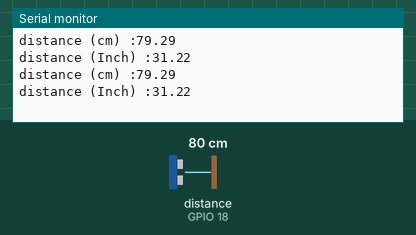
A sketch run on a simulated ESP32. Parts: the last lines printed to the serial monitor. Wiring (inferred from the names in the program): ultrasonic range finder: trigger GPIO 5; echo GPIO 18. The inputs (shaded band) are chosen by the test bench; at power-on: distance to the obstacle (sensor on GPIO 18) 80 cm. The echo pulse lasts 58.3 µs per cm.

Above: at 1.8 s.
1.9 s: distance to the obstacle (sensor on GPIO 18) set to 2 cm
At 2.8 s:
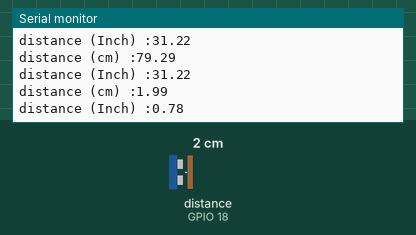
3.4 s: distance to the obstacle (sensor on GPIO 18) set to 4 cm
At 4.4 s:
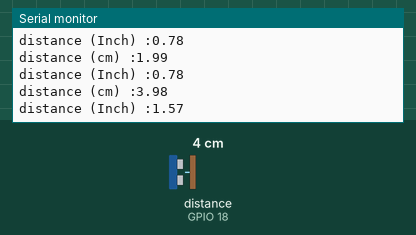
Timing chart, 0 to 6.4 s (numbered marks = the images above; inputs shaded):
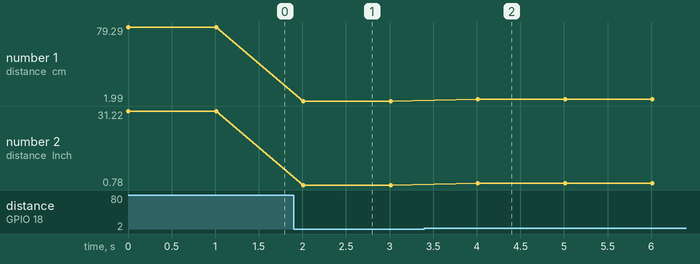

Measured:
- after the input at 1.9 s, the serial monitor: prints a new line after 0.11 s (image 1)
- after the input at 3.4 s, the serial monitor: prints a new line after 0.61 s (image 2)
- plotted number 1: 79.29 → 1.99 after the input at 1.9 s, 1.99 → 3.98 after the input at 3.4 s
- plotted number 2: 31.22 → 0.78 after the input at 1.9 s, 0.78 → 1.57 after the input at 3.4 s

The sketch:

HCSR_ESP32.ino
```cpp
#define triggerPin  5
#define echoPin     18
#define SOUND_SPEED 0.034
#define CM_TO_INCH 0.393701

long duration;
float distanceCm;
float distanceInch;

void setup() {
  // put your setup code here, to run once:
  Serial.begin (115200);
  pinMode(triggerPin, OUTPUT);
  pinMode(echoPin, INPUT);
}

void loop() {
  // put your main code here, to run repeatedly:

  digitalWrite(triggerPin, LOW);
  delayMicroseconds(2);
  digitalWrite(triggerPin, HIGH);
  delayMicroseconds(10);
  digitalWrite(triggerPin, LOW);

  duration = pulseIn(echoPin, HIGH);

  distanceCm = duration*SOUND_SPEED/2;

  distanceInch = distanceCm * CM_TO_INCH;

  Serial.print("distance (cm) :");
  Serial.println(distanceCm);
  Serial.print("distance (Inch) :");
  Serial.println(distanceInch);

  delay(1000);
}
```
